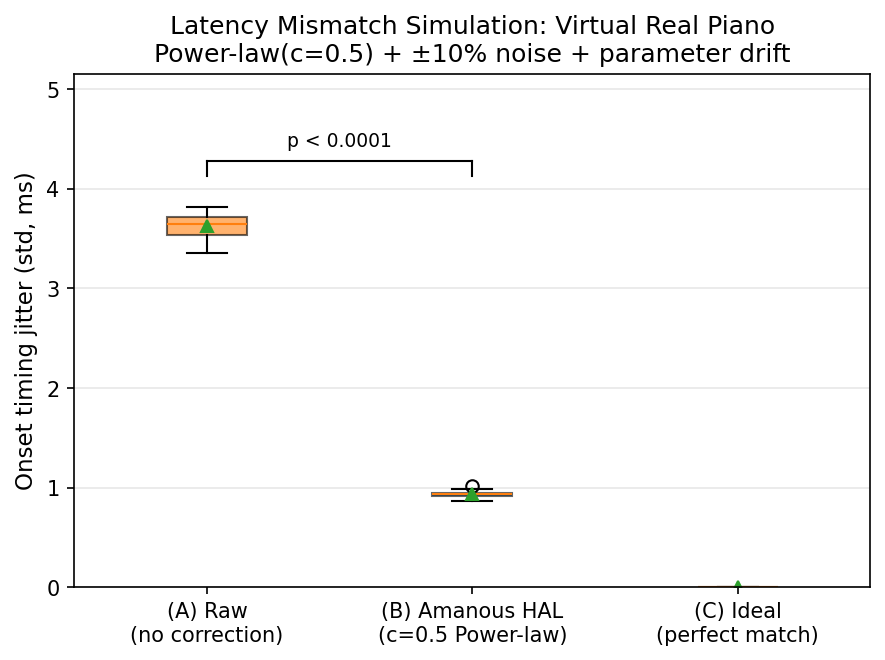

The Python source for this figure:
#!/usr/bin/env python3
"""
Layer 4 HAL validation: Latency Mismatch simulation.

Defines a 'virtual real piano' model: Power-law (c=0.5) plus ±10% random noise and parameter drift.

Compares onset timing std (Jitter) under three conditions:
  (A) No correction (Raw MIDI)
  (B) Amanous HAL correction (c=0.5 Power-law)
  (C) Ideal correction (perfect match to virtual real model)

Tests whether (B) is statistically significantly more accurate than (A) even when the model
is imperfect, demonstrating that following a general physical law (Power-law) yields
sufficient benefit without perfect measured data.

Reference: paper.tex Section 4 (Layer 4), Eq. (5) L(v) power-law.
"""

import csv
import os
import numpy as np
from scipy import stats
import matplotlib
matplotlib.use("Agg")
import matplotlib.pyplot as plt

# -----------------------------------------------------------------------------
# Power-law latency model (paper Eq. 5): L = L_max - (L_max - L_min) * (v/v_max)^c
# -----------------------------------------------------------------------------
VELOCITY_MAX = 1023.0
LATENCY_MIN = 10.0   # ms at max velocity
LATENCY_MAX = 30.0   # ms at min velocity
C_EXPONENT = 0.5     # Amanous HAL assumed value (paper)


def L_powerlaw_ms(velocity: float, c: float, v_max: float = VELOCITY_MAX) -> float:
    """L(v) = L_max - (L_max - L_min) * (v/v_max)^c [ms]."""
    v_norm = np.clip(velocity / v_max, 0.0, 1.0)
    return LATENCY_MAX - (LATENCY_MAX - LATENCY_MIN) * (v_norm ** c)


def virtual_real_piano_latencies(
    velocities: np.ndarray,
    noise_pct: float = 0.10,
    drift_scale: float = 0.03,
    rng: np.random.Generator = None,
) -> np.ndarray:
    """
    Virtual real piano: Power-law(c=0.5) + ±noise_pct noise + parameter drift.

    - Base: L_base(v) = L(v; c=0.5).
    - Noise: per note L *= (1 + U(-noise_pct, +noise_pct)).
    - Drift: c random walk by note index. c_i in [0.5 - drift_scale, 0.5 + drift_scale].
      L_base computed with c_i so curve varies slightly with velocity.

    Returns
    -------
    L_actual : (n,) array, ms. Actual latency per note.
    """
    if rng is None:
        rng = np.random.default_rng(42)
    n = len(velocities)

    # Parameter drift: c random walk around 0.5 (clip to ~±10%)
    c_walk = np.cumsum(rng.standard_normal(n) * 0.015)
    c_walk = np.clip(c_walk, -drift_scale, drift_scale)
    c_vals = C_EXPONENT + c_walk  # c in [0.47, 0.53]

    L_base = np.array([
        L_powerlaw_ms(velocities[i], c_vals[i]) for i in range(n)
    ])
    # ±noise_pct scale noise (multiplicative)
    noise = rng.uniform(-noise_pct, noise_pct, size=n)
    L_actual = L_base * (1.0 + noise)
    return L_actual.astype(float)


def jitter_std_ms(latency_errors: np.ndarray) -> float:
    """Std of onset timing error (Jitter, ms)."""
    return float(np.std(latency_errors))


def condition_a_raw(velocities: np.ndarray, L_actual: np.ndarray) -> float:
    """(A) No correction: timing error = actual latency. Jitter = std(L_actual)."""
    return jitter_std_ms(L_actual)


def condition_b_hal(velocities: np.ndarray, L_actual: np.ndarray) -> float:
    """(B) Amanous HAL: correction L_hal(v)=L(v;c=0.5). Residual = L_actual - L_hal."""
    L_hal = np.array([L_powerlaw_ms(v, C_EXPONENT) for v in velocities])
    residual = L_actual - L_hal
    return jitter_std_ms(residual)


def condition_c_ideal(velocities: np.ndarray, L_actual: np.ndarray) -> float:
    """(C) Ideal: correction perfectly matching virtual real model. Residual = 0 (theoretical)."""
    # Perfect correction -> residual = 0; numerically 0
    return 0.0


def load_velocities_from_csv(path: str, max_notes: int = 526) -> np.ndarray:
    """Load velocity column from CSV. If 0--127, scale to Disklavier (×8)."""
    rows = []
    with open(path, newline="", encoding="utf-8") as f:
        reader = csv.DictReader(f)
        for row in reader:
            v = float(row.get("velocity", row.get("velocity_midi", 64)))
            if v <= 127:
                v = v * 8
            rows.append(min(max(v, 0), VELOCITY_MAX))
            if len(rows) >= max_notes:
                break
    return np.array(rows) if rows else np.array([])


def generate_synthetic_velocities(n: int = 526, seed: int = 42) -> np.ndarray:
    """Velocity samples for ~30s density (Disklavier 0--1023)."""
    rng = np.random.default_rng(seed)
    v = rng.integers(50, 1024, size=n)
    return np.clip(v, 0, VELOCITY_MAX).astype(float)


def run_simulation(
    velocities: np.ndarray,
    n_trials: int = 200,
    seed: int = 42,
    noise_pct: float = 0.10,
    drift_scale: float = 0.03,
):
    """
    Run n_trials: each trial resamples virtual piano and computes (A)(B)(C) Jitter.

    Returns
    -------
    jitter_a, jitter_b, jitter_c : each (n_trials,) array.
    """
    rng = np.random.default_rng(seed)
    jitter_a = np.zeros(n_trials)
    jitter_b = np.zeros(n_trials)
    jitter_c = np.zeros(n_trials)

    for t in range(n_trials):
        trial_rng = np.random.default_rng(seed + t)
        L_actual = virtual_real_piano_latencies(
            velocities, noise_pct=noise_pct, drift_scale=drift_scale, rng=trial_rng
        )
        jitter_a[t] = condition_a_raw(velocities, L_actual)
        jitter_b[t] = condition_b_hal(velocities, L_actual)
        jitter_c[t] = condition_c_ideal(velocities, L_actual)

    return jitter_a, jitter_b, jitter_c


def main():
    script_dir = os.path.dirname(os.path.abspath(__file__))
    repo_root = os.path.normpath(os.path.join(script_dir, "..", ".."))
    csv_path = os.path.join(
        repo_root, "supplementary_code", "data", "csv", "note_by_note_error_analysis.csv"
    )

    if os.path.isfile(csv_path):
        velocities = load_velocities_from_csv(csv_path, max_notes=526)
        print(f"[Data] Loaded {len(velocities)} velocities from CSV")
    else:
        velocities = generate_synthetic_velocities(526)
        print(f"[Data] Generated {len(velocities)} synthetic velocities")

    if len(velocities) == 0:
        velocities = generate_synthetic_velocities(526)

    n_trials = 200
    noise_pct = 0.10   # ±10%
    drift_scale = 0.03 # c in [0.47, 0.53]

    print()
    print("Running Latency Mismatch Simulation (virtual real piano: Power-law c=0.5 + ±10% noise + drift)...")
    jitter_a, jitter_b, jitter_c = run_simulation(
        velocities, n_trials=n_trials, seed=42, noise_pct=noise_pct, drift_scale=drift_scale
    )

    # Summary statistics
    mean_a, std_a = np.mean(jitter_a), np.std(jitter_a)
    mean_b, std_b = np.mean(jitter_b), np.std(jitter_b)
    mean_c, std_c = np.mean(jitter_c), np.std(jitter_c)

    # (A) vs (B) test: B has smaller Jitter than A (paired, one-sided: A > B)
    # Paired t-test: H0: mean(A - B) <= 0, H1: mean(A - B) > 0
    t_stat, p_value_ttest = stats.ttest_rel(jitter_a, jitter_b, alternative="greater")
    # Wilcoxon signed-rank (nonparametric)
    w_stat, p_value_wilcoxon = stats.wilcoxon(jitter_a, jitter_b, alternative="greater")
    # Effect size: mean difference (ms)
    mean_diff_ab = float(np.mean(jitter_a - jitter_b))
    cohen_d = mean_diff_ab / (np.std(jitter_a - jitter_b) + 1e-12)

    print()
    print("=" * 72)
    print("Latency Mismatch Simulation: HAL validation")
    print("  Virtual real piano: Power-law(c=0.5) + ±10% noise + parameter drift")
    print("=" * 72)
    print(f"  (A) No correction (Raw MIDI) Jitter = {mean_a:.4f} ± {std_a:.4f} ms  (mean ± std over {n_trials} trials)")
    print(f"  (B) Amanous HAL correction   Jitter = {mean_b:.4f} ± {std_b:.4f} ms")
    print(f"  (C) Ideal correction        Jitter = {mean_c:.4f} ± {std_c:.4f} ms")
    print("-" * 72)
    print("  Statistical test (A vs B): Is HAL (B) Jitter smaller than uncorrected (A)?")
    print(f"    Paired t-test (one-sided, A > B):  t = {t_stat:.4f},  p = {p_value_ttest:.6f}")
    print(f"    Wilcoxon signed-rank (one-sided):  W = {w_stat},  p = {p_value_wilcoxon:.6f}")
    print(f"    Mean difference (A - B): {mean_diff_ab:.4f} ms  (positive -> B more accurate)")
    print(f"    Cohen's d (effect size): {cohen_d:.4f}")
    if p_value_ttest < 0.05:
        print("  -> Conclusion: HAL (B) is statistically significantly more accurate than uncorrected (A) (p < 0.05).")
    else:
        print("  -> Conclusion: No significant difference at alpha=0.05 (check trial count or effect size).")
    print("=" * 72)
    print()

    # Save CSV
    path_csv = os.path.join(script_dir, "latency_mismatch_simulation_results.csv")
    with open(path_csv, "w", newline="", encoding="utf-8") as f:
        w = csv.writer(f)
        w.writerow([
            "condition", "jitter_mean_ms", "jitter_std_ms", "n_trials", "n_notes",
            "noise_pct", "drift_scale", "p_value_ttest_A_vs_B", "p_value_wilcoxon_A_vs_B",
            "mean_diff_A_minus_B_ms", "cohen_d"
        ])
        w.writerow(["A_raw", round(mean_a, 6), round(std_a, 6), n_trials, len(velocities), noise_pct, drift_scale, "", "", "", ""])
        w.writerow(["B_hal", round(mean_b, 6), round(std_b, 6), n_trials, len(velocities), noise_pct, drift_scale, "", "", "", ""])
        w.writerow(["C_ideal", round(mean_c, 6), round(std_c, 6), n_trials, len(velocities), noise_pct, drift_scale, "", "", "", ""])
        w.writerow(["summary", "", "", n_trials, len(velocities), noise_pct, drift_scale,
                    round(p_value_ttest, 6), round(p_value_wilcoxon, 6), round(mean_diff_ab, 6), round(cohen_d, 6)])
    print(f"[Output] {path_csv}")

    # Save per-trial A, B (for plots/reanalysis)
    path_trials = os.path.join(script_dir, "latency_mismatch_simulation_trials.csv")
    with open(path_trials, "w", newline="", encoding="utf-8") as f:
        w = csv.writer(f)
        w.writerow(["trial", "jitter_A_raw_ms", "jitter_B_hal_ms", "jitter_C_ideal_ms"])
        for t in range(n_trials):
            w.writerow([t, round(jitter_a[t], 6), round(jitter_b[t], 6), round(jitter_c[t], 6)])
    print(f"[Output] {path_trials}")

    # Plot: (A)(B)(C) Jitter distribution (boxplot + mean)
    fig, ax = plt.subplots(figsize=(6, 4.5))
    data = [jitter_a, jitter_b, jitter_c]
    labels = ["(A) Raw\n(no correction)", "(B) Amanous HAL\n(c=0.5 Power-law)", "(C) Ideal\n(perfect match)"]
    colors = ["C1", "C0", "C2"]
    bp = ax.boxplot(data, labels=labels, patch_artist=True, showmeans=True)
    for patch, color in zip(bp["boxes"], colors):
        patch.set_facecolor(color)
        patch.set_alpha(0.6)
    ax.set_ylabel("Onset timing jitter (std, ms)", fontsize=11)
    ax.set_title("Latency Mismatch Simulation: Virtual Real Piano\n"
                 "Power-law(c=0.5) + ±10% noise + parameter drift")
    ax.grid(True, axis="y", alpha=0.3)
    y_data_max = max(np.max(jitter_a), np.max(jitter_b))
    ax.set_ylim(0, y_data_max * 1.35)
    # A vs B significance bracket (above boxes 1 and 2)
    y_brace = y_data_max * 1.12
    ax.plot([1, 2], [y_brace, y_brace], "k-", linewidth=1)
    ax.plot([1, 1], [y_brace - 0.15, y_brace], "k-", linewidth=1)
    ax.plot([2, 2], [y_brace - 0.15, y_brace], "k-", linewidth=1)
    p_str = f"p = {p_value_ttest:.4f}" if p_value_ttest >= 0.0001 else "p < 0.0001"
    ax.text(1.5, y_brace + 0.15, p_str, ha="center", fontsize=9)
    plt.tight_layout()
    path_fig = os.path.join(script_dir, "latency_mismatch_simulation.png")
    plt.savefig(path_fig, dpi=150, bbox_inches="tight")
    plt.close()
    print(f"[Output] {path_fig}")

    return 0


if __name__ == "__main__":
    raise SystemExit(main())
